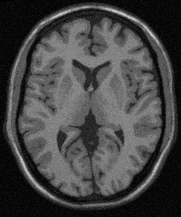
#> input picture Practica/Practica 2/archivos-practica2/ImagenA.pgm, 181 x 217 px
$ python ej_6.py ImagenA.pgm A0.pgm   (older library calls are emulated)
#> lines starting #> are read from the running program, lines starting #| are printed output that depends on the picture; long printed decimals are rounded
import cv2
import sys
import numpy as np
import matplotlib.pyplot as plt
import os.path
from scipy.signal import convolve2d
import scienceplots
from scipy.signal import find_peaks

plt.style.use(['science', 'notebook', 'grid'])


def read_pgm_file(file_name):

#> called with file_name = 'ImagenA.pgm'
    data_dir = os.path.dirname(os.path.abspath(__file__))

    # Test if file exists
    file_path = os.path.join(data_dir, file_name)
    assert os.path.isfile(file_path), 'file \'{0}\' does not exist'.format(file_path)

    img = cv2.imread(file_name,flags=cv2.IMREAD_GRAYSCALE)
#> img is the input picture: shape (217, 181); min 0, max 219, mean 67.9

    if img is not None:
        print('img.size: ', img.size)
#| img.size:  39277
    else:
        print('imread({0}) -> None'.format(file_path))

    return img


def show_img_hist(im):
    vmin = np.amin(im)
    vmax = np.max(im)
    print("Intensity Min: {}   Max:{}".format(vmin,vmax))

    L = abs(int(vmax - vmin))
    print("Number of Levels: {}".format(L))

    fig =plt.figure(figsize=(8, 6))
    plt.grid()
    plt.axis('off')


    imgplot = plt.imshow(im,cmap='gray', vmin=vmin, vmax=vmax)
    fig.colorbar(imgplot, ax=plt.gca())

    plt.figure(figsize=(8, 6))
    hist, bin_edges = np.histogram(im.ravel(),bins=L)
    plt.bar(bin_edges[:-1], hist)


def noisserer(im, level):
    imout = np.zeros_like(im)
    # [6 lines of commented-out code are left out]

    noise = level* np.random.normal(0, 1, im.shape)
    imout = im+noise

    return cv2.normalize(imout, None, 0, 255, cv2.NORM_MINMAX, cv2.CV_64F)

def low_pass(im, kernel, method = 'valid'):
    # Obtengo las dimensiones de la imagen
    shape = im.shape
    # Obtengo las dimensiones del filtro
    filter_shape = kernel.shape
    #Verifico el method
    if method == 'valid':
        new_shape = (shape[0]-filter_shape[0], shape[1]-filter_shape[1])
        new_im = np.zeros(new_shape)
        # Recorro la imagen nueva
        for i in range(new_shape[0]):
            for j in range(new_shape[1]):
                # Recorro el filtro
                for k in range(filter_shape[0]):
                    for l in range(filter_shape[1]):
                        new_im[i,j] += im[i+k,j+l]*kernel[k,l]
        return new_im
    elif method == 'same':
        new_shape = shape
        # Agrego el pading necesario
        new_im = np.zeros(new_shape)
        pad_x = int(filter_shape[0]/2)
        pad_y = int(filter_shape[1]/2)
        im = np.pad(im,((pad_x,pad_x),(pad_y,pad_y)),'constant')
        # Recorro la imagen nueva
        for i in range(new_shape[0]):
            for j in range(new_shape[1]):
                # Recorro el filtro
                for k in range(filter_shape[0]):
                    for l in range(filter_shape[1]):
                        new_im[i,j] += im[i+k,j+l]*kernel[k,l]
        return new_im

    else:
        print("Invalid method")
        return None

def unsarp(im, kernel = None):
    if kernel is None:
        kernel = np.array([[1,1,1],[1,1,1],[1,1,1]])*1/9
    new_image = low_pass(im, kernel, method = 'same')
    # return cv2.subtract(im, new_image)
    return im - new_image

def high_boost(im, A, kernel = None):
    if kernel is None:
        kernel = np.array([[1,1,1],[1,1,1],[1,1,1]])*1/9
    # new_image = low_pass(im, kernel, method = 'same')
    new_image = convolve2d(im, kernel, mode='same')
    # show_img_hist(new_image)
    # return cv2.subtract(A*im, new_image)
    return A*im - new_image
#Calcula el valor absoluto de la diferencia entre 2 imagenes
def distance(x, y):
    return np.sum(np.abs(x-y))

if __name__ == "__main__":

    if(len(sys.argv)<3):
        print("Usage: python read-write-pgm.py [infile.pgm] [outfile.pgm]")
        exit(1)

    infile = sys.argv[1]
    outfile = sys.argv[2:]

    img = read_pgm_file(infile)

    im = np.array(img)
    print("Size of image: {}".format(im.shape))
#| Size of image: (217, 181)

    show_img_hist(im)
#> in show_img_hist, `vmin = np.amin(im)`: vmin = 0
#> in show_img_hist, `vmax = np.max(im)`: vmax = 219
#| Intensity Min: 0   Max:219
#| Number of Levels: 219
#> in show_img_hist, `hist, bin_edges = np.histogram(im.ravel(),bins=L)`: hist = 219 values, max 1026 at index 6, min 0 at index 206, mean 179.3; bin_edges = 220 values from 0 to 219
    plt.show()
#> figure, not shown here; tallest bar 1026 high, from x = 5.6 to 6.4

    imout = noisserer(im, 10)
    show_img_hist(imout)
#| Intensity Min: 2.3949658130881478e-15   Max:255.0
#| Number of Levels: 255
    plt.show()
#> figure, not shown here; tallest bar 468 high, from x = 39.6 to 40.4

    imout_1 = unsarp(imout)
#> after the loop in low_pass, `for i in range(new_shape[0]):`:
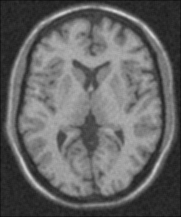
#> new_im: shape (217, 181) float64; min 14.88, max 213.5, mean 101.4
    imout_2 = high_boost(imout, 1.5)
#> in high_boost, `return A*im - new_image`:
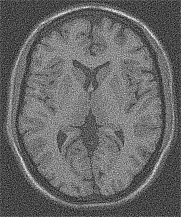
#> returned value: shape (217, 181) float64; min -42.76, max 187.1, mean 51.1; drawn with min black and max white
    imout_3 = high_boost(imout, 2)
    imout_4 = high_boost(imout, 8)

    show_img_hist(imout_1)
#| Intensity Min: -54.269   Max:67.434
#| Number of Levels: 121
    show_img_hist(imout_2)
#| Intensity Min: -42.759   Max:187.054
#| Number of Levels: 229
    show_img_hist(imout_3)
#| Intensity Min: -39.632   Max:306.674
#| Number of Levels: 346
    show_img_hist(imout_4)
#| Intensity Min: -34.502   Max:1830.611
#| Number of Levels: 1865
    plt.show()
#> figure, not shown here; tallest bar 1378 high, from x = -2.37 to -1.57
#> figure, not shown here; tallest bar 472 high, from x = 66.23 to 67.03
#> figure, not shown here; tallest bar 310 high, from x = 42.04 to 42.84
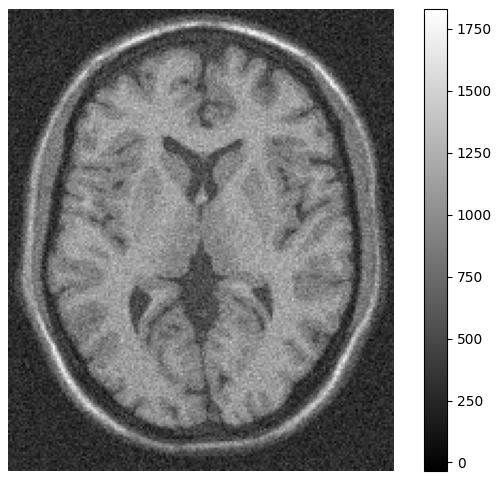
#> figure drawn by matplotlib, 2 panels
#> figure, not shown here; tallest bar 75 high, from x = 289.1 to 289.9

    print("Distance 1: ", distance(imout_1, im))
#| Distance 1:  2688715.976
    print("Distance 2: ", distance(imout_2, im))
#| Distance 2:  1039478.978
    print("Distance 3: ", distance(imout_3, im))
#| Distance 3:  1368332.643

    level = np.linspace(0.1,10, 1000)
    d = []
    for i in level:
        imout = high_boost(im, i)
        d.append(distance(imout, im))
#> this loop made 1000 passes
#> pass 1, `imout = high_boost(im, i)`:
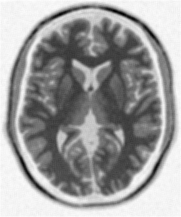
#> imout: shape (217, 181) float64; min -157, max -0.889, mean -61.1; drawn with min black and max white
#> after the loop:
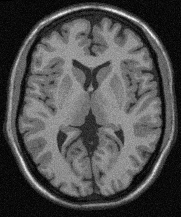
#> imout: shape (217, 181) float64; min -18.11, max 2019.3, mean 611.5; drawn with min black and max white
#> after the loop, d = 1000 values, max 21351692.1 at index 999, min 212940.1 at index 191, mean 9126163.7
    d = np.array(d)
    d = d/d.max()
#> d = 1000 values, max 1 at index 999, min 0.00997 at index 191, mean 0.427
    peaks, _ = find_peaks(-d)
#> peaks = [191]
    print(level[peaks])
#| [1.993]
    plt.figure()
    plt.plot(level, d)
    plt.plot(level[peaks], np.array(d)[peaks], "rx", ms=15, mew=2)
    plt.xlabel("A")
    plt.ylabel(r"$d/d_{max}$")
    plt.show()
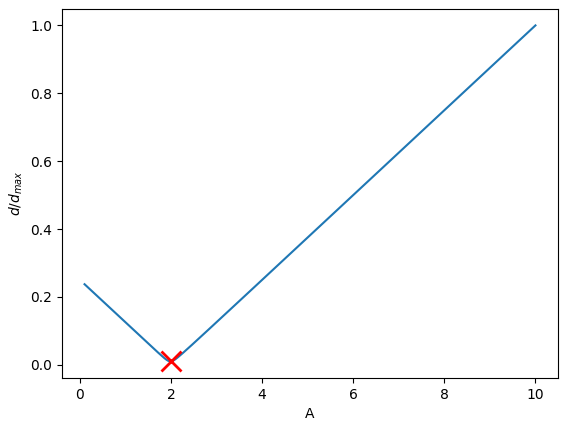
#> figure drawn by matplotlib, 1 panel; curve peaks at x = 10, y = 1


    cv2.imwrite(outfile[0],imout_1,[cv2.IMWRITE_PXM_BINARY,0])
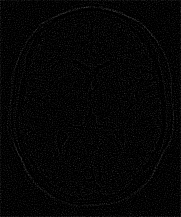
#> saved as A0.pgm: shape (217, 181); min 0, max 67, mean 4.9
#> (the run stopped early here; a loop or call above may not have finished)
